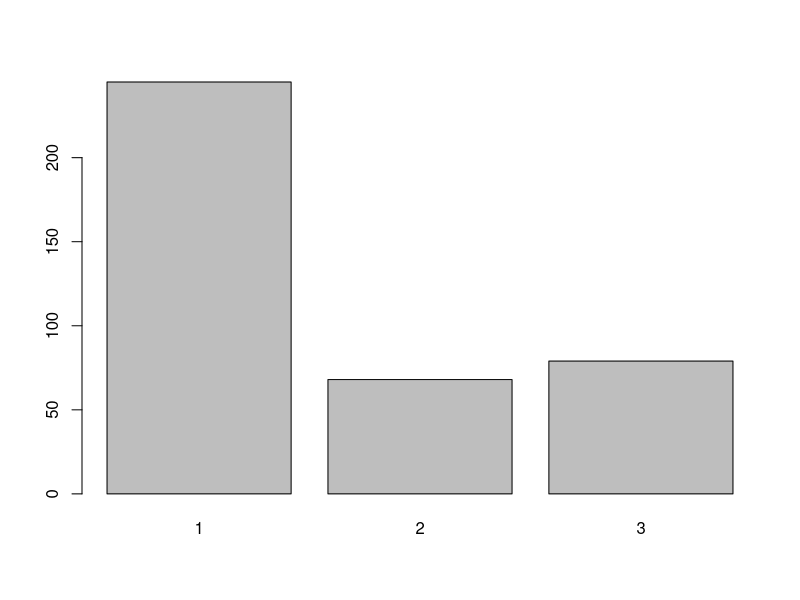
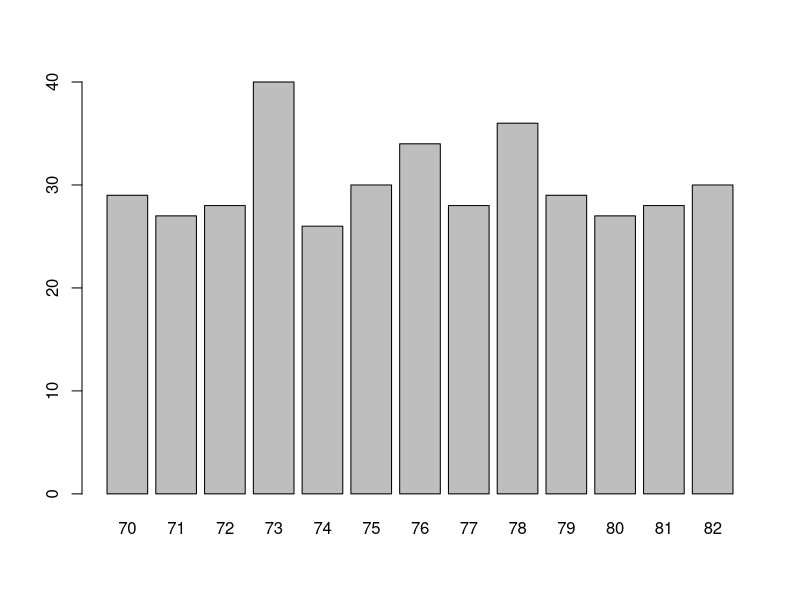
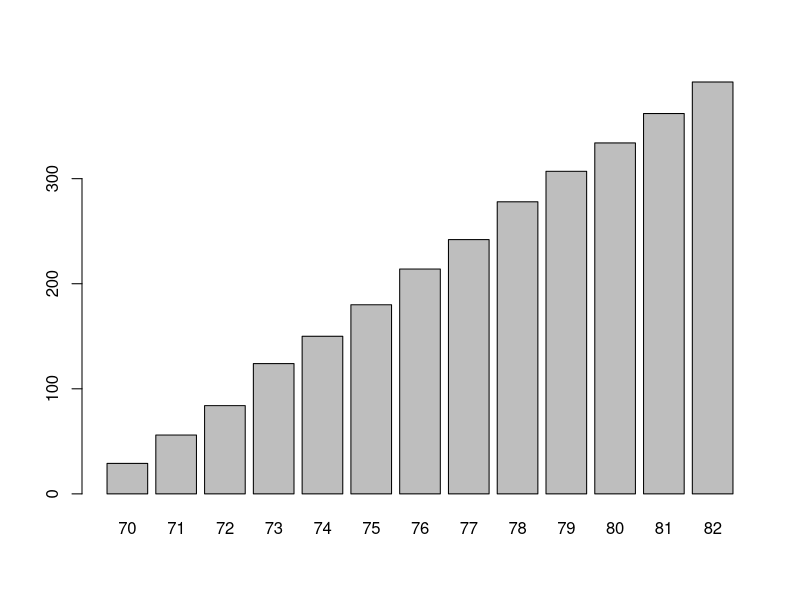
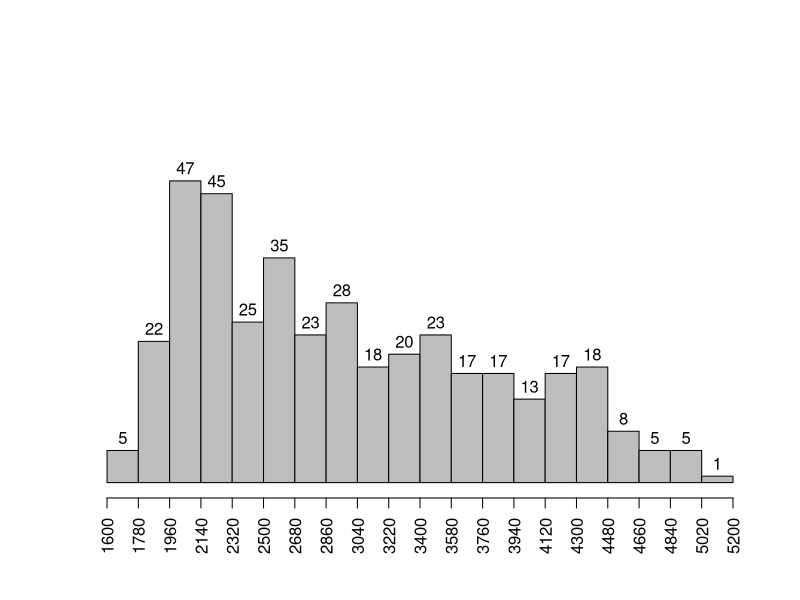

The R source for these figures, in order:
## ---- chunk 1

# Leitura dos dados
# origin: 1 - americano, 2 - europeu e 3 - japonês

auto  <- read.csv("Auto.csv")

table (auto$origin)

## ---- chunk 2
aux<-table(auto$origin)
total <- sum(aux)
aux1 <- aux/total
aux1
## ---- chunk 3

aux <- table(auto$origin)

barplot(aux)


## ---- chunk 4

aux <- table(auto$year)

barplot(aux)


## ---- chunk 5

aux <- table(auto$year)

aux1<- cumsum  (aux)

barplot(aux1)

aux1


## ---- chunk 6

limites <- seq (1600, 5200, by =  180)

aux <-hist(auto$weight, breaks = limites, col="gray", ann= F, axes = F, labels = T, ylim=c(0,60)  )

axis(1, at = limites, las = 2)

